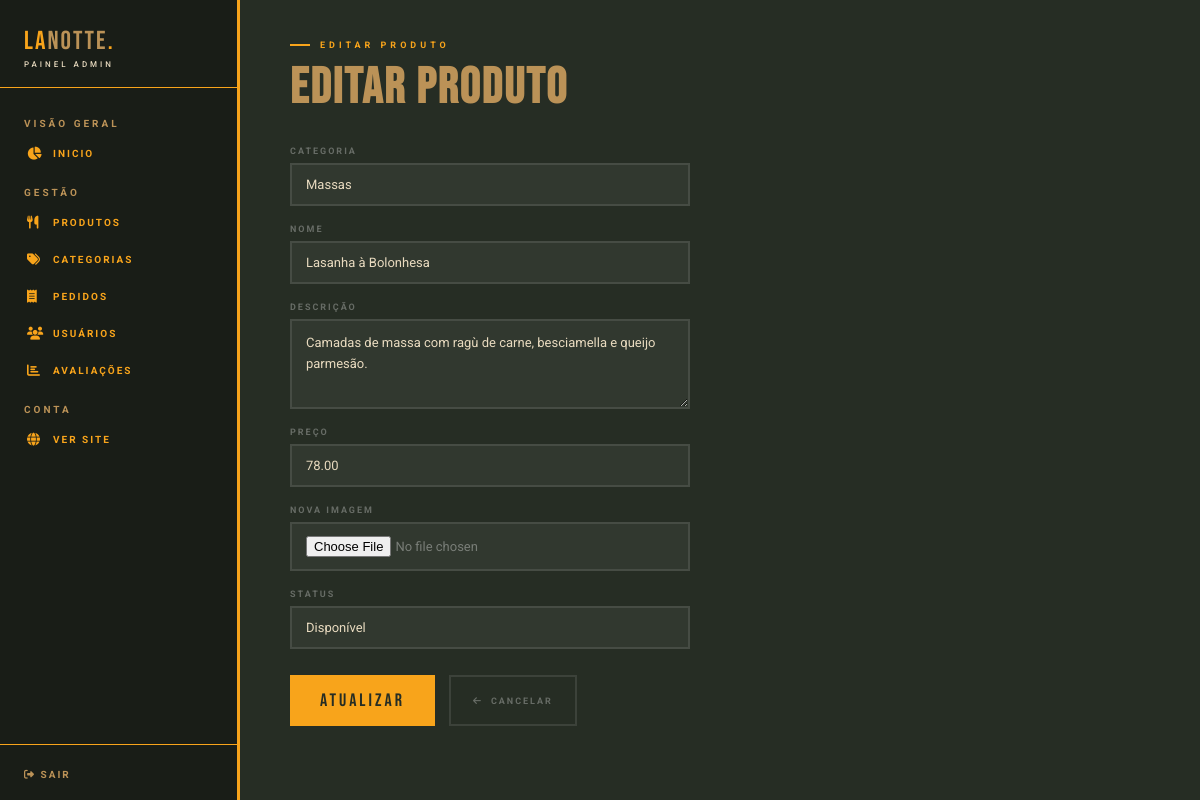
The page /LaNotte/public/admin/produtos/editarP.php?id=3 (signed in) on the database its author committed.
### tables this page shows
CREATE TABLE `produtos` (
  `id` int(11) NOT NULL,
  `categoria_id` int(11) NOT NULL,
  `nome` varchar(155) NOT NULL,
  `descricao` varchar(155) NOT NULL,
  `preco` decimal(6,2) NOT NULL,
  `img_url` blob NOT NULL,
  `disponivel` enum('Disponível','Indisponível','','') NOT NULL
);

CREATE TABLE `categorias` (
  `id` int(11) NOT NULL,
  `nome` varchar(11) NOT NULL
);

### LaNotte/public/admin/produtos/editarP.php (the view, shortened to what this page needs)
<?php
require_once '../../../config/conn.php';
$id = $_GET['id'];
$categorias = $pdo->query("SELECT * FROM categorias")->fetchAll(PDO::FETCH_ASSOC);
$stmt = $pdo->prepare("SELECT * FROM produtos WHERE id = :id");
$stmt->bindValue(':id', $id);
$stmt->execute();
$produto = $stmt->fetch(PDO::FETCH_ASSOC);
?>
<!DOCTYPE html>
<html lang="pt-br">
<head>
    <link rel="stylesheet" href="https://cdnjs.cloudflare.com/ajax/libs/font-awesome/6.5.0/css/all.min.css">
    <link rel="stylesheet" href="/assets/style.css">
</head>
<body class="admin">
    <?php include '../../includes/nav_admin.php'; ?>
    <div class="form-page">
        <div class="form-conteudo">
            <div class="eyebrow" style="margin-bottom:8px;">Editar Produto</div>
            <h2 style="margin-bottom:28px;">Editar Produto</h2>
            <form method="post" enctype="multipart/form-data" class="form-grid">
                <div class="form-campo">
                <label>Categoria</label>
                <select name="categoria_id" required>
                    <?php foreach ($categorias as $categoria): ?>
                        <option value="<?= $categoria['id'] ?>" <?= ($categoria['id'] == $produto['categoria_id']) ? 'selected' : '' ?>>
                            <?= $categoria['nome'] ?>
                        </option>
                    <?php endforeach; ?>
                </select>
                </div>
                <div class="form-campo">
                    <label>Nome</label>
                    <input type="text" name="nome" value="<?= $produto['nome'] ?>" required>
                </div>
                <div class="form-campo">
                    <label>Descrição</label>
                    <textarea name="descricao"><?= $produto['descricao'] ?></textarea>
                </div>
                <div class="form-campo">
                    <label>Preço</label>
                    <input type="number" step="0.01" name="preco" value="<?= $produto['preco'] ?>" required>
                </div>
                <div class="form-campo">
                    <label>Nova Imagem</label>
                    <input type="file" name="imagem">
                </div>
                <div class="form-campo">
                    <label>Status</label>
                    <select name="disponivel">
                    <option value="Disponível" <?= ($produto['disponivel'] == 'Disponível') ? 'selected' : ''?>>
                        Disponível
                    </option>
                    </select>
                </div>
                <div class="form-acoes">
                    <button type="submit" name="submit" class="btn-form-salvar">Atualizar</button>
                    <a href="/public/admin/produtos/produtos.php" class="btn-form-cancelar"><i class="fa-solid fa-arrow-left"></i> Cancelar</a>
                </div>
            </form>
        </div>
    </div>
</body>
</html>

### assets/style.css (style rules this page uses)
* { margin: 0; padding: 0; box-sizing: border-box; }
:root { --creme: #e8dabf; --preto: #262d24; --vermelho: #de4a2d; --verde: #006B3A; --amarelo: #f8a41b; --azul: #17529f; --marrom: #bb9257; }
html { scroll-behavior: smooth; }
body { font-family: 'Roboto', sans-serif; background: var(--creme); color: var(--preto); }
body.admin { background-color: var(--preto); margin-left: 240px; }
body.admin h2 { color: var(--marrom); font-family: 'Bebas Neue', sans-serif; font-size: 50px; letter-spacing: 2px; }
body.admin .eyebrow { font-family: 'Roboto', sans-serif; font-size: 9px; font-weight: 700; letter-spacing: 4px; text-transform: uppercase; color: var(--amarelo); display: flex; align-items: center; gap: 10px; margin-bottom: 6px; }
body.admin .eyebrow::before { content: ''; display: block; width: 20px; height: 2px; background: var(--amarelo); }
body.admin .form-page { min-height: calc(100vh - 54px); display: grid; grid-template-columns: 300px 1fr; }
body.admin .form-grid { display: flex; flex-direction: column; gap: 18px; max-width: 540px; }
body.admin .form-campo { display: flex; flex-direction: column; gap: 7px; }
body.admin .form-campo label { font-family: 'Roboto', sans-serif; font-size: 9px; font-weight: 700; letter-spacing: 2px; text-transform: uppercase; color: rgba(255, 255, 255, .3); }
body.admin .form-campo input[type="text"], body.admin .form-campo input[type="number"], body.admin .form-campo input[type="file"], body.admin .form-campo textarea, body.admin .form-campo select { width: 100%; padding: 12px 14px; background: rgba(255, 255, 255, .05); border: 2px solid rgba(255, 255, 255, .1); color: var(--creme); font-family: 'Roboto', sans-serif; font-size: 13px; outline: none; transition: border-color .2s; border-radius: 0; -webkit-appearance: none; }
body.admin .form-campo input::placeholder, body.admin .form-campo textarea::placeholder { color: rgba(255, 255, 255, .18); }
body.admin .form-campo select option { background: var(--preto); color: var(--creme); }
body.admin .form-campo textarea { resize: vertical; min-height: 90px; line-height: 1.6; }
body.admin .form-campo input[type="file"] { cursor: pointer; color: rgba(255, 255, 255, .4); }
body.admin .form-acoes { display: flex; gap: 14px; flex-wrap: wrap; margin-top: 8px; }
body.admin .btn-form-salvar { padding: 13px 28px; background: var(--amarelo); color: var(--preto); border: 2px solid var(--amarelo); font-family: 'Bebas Neue', sans-serif; font-size: 18px; letter-spacing: 3px; cursor: pointer; transition: .3s; display: inline-flex; align-items: center; gap: 8px; }
body.admin .btn-form-cancelar { padding: 13px 22px; background: transparent; color: rgba(255, 255, 255, .35); border: 2px solid rgba(255, 255, 255, .12); font-family: 'Roboto', sans-serif; font-size: 9px; font-weight: 700; letter-spacing: 2px; text-transform: uppercase; text-decoration: none; display: inline-flex; align-items: center; gap: 8px; transition: .3s; }
body.admin .form-page { display: grid; grid-template-columns: 500px 1fr; }
body.admin .form-conteudo { padding: 40px 50px; display: flex; flex-direction: column; justify-content: center; }
body.admin .form-grid { display: flex; flex-direction: column; gap: 18px; max-width: 520px; }
body.admin .form-campo label { font-size: 9px; font-weight: 700; letter-spacing: 2px; text-transform: uppercase; color: rgba(255, 255, 255, .3); font-family: 'Roboto', sans-serif; }
body.admin .form-campo input[type="file"] { cursor: pointer; color: rgba(255, 255, 255, .35); }
body.admin .btn-form-cancelar { padding: 13px 22px; background: transparent; color: rgba(255, 255, 255, .3); border: 2px solid rgba(255, 255, 255, .1); font-family: 'Roboto', sans-serif; font-size: 9px; font-weight: 700; letter-spacing: 2px; text-transform: uppercase; text-decoration: none; display: inline-flex; align-items: center; gap: 8px; transition: .3s; }

### LaNotte/public/includes/nav_admin.php (style rules this page uses)
:root { --creme: #e8dabf; --preto: #262d24; --vermelho: #de4a2d; --verde: #006B3A; --amarelo: #f8a41b; --azul: #17529f; --marrom: #bb9257; }

### rows shown on the page
produtos: categoria_id "Massas", nome "Lasanha à Bolonhesa", descricao "Camadas de massa com ragù de carne, besciamella e queijo parmesão.", preco "78.00", disponivel "Disponível"
